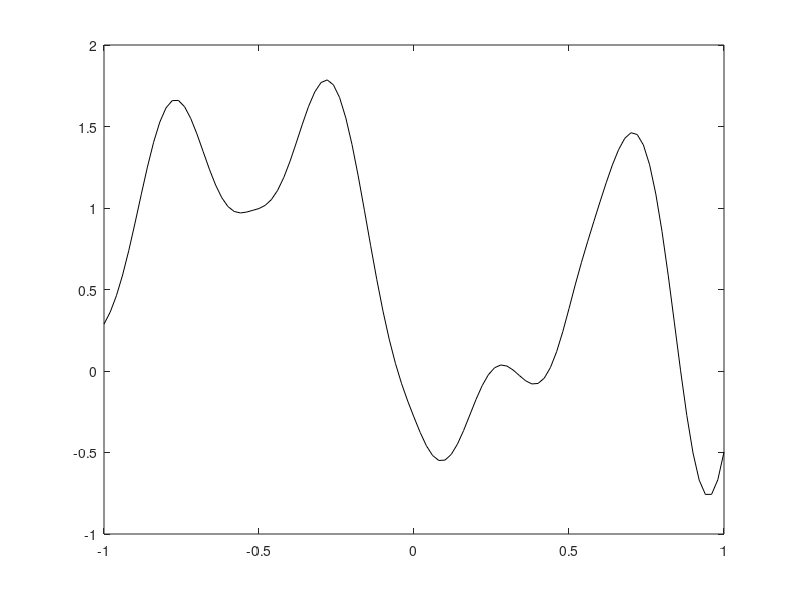
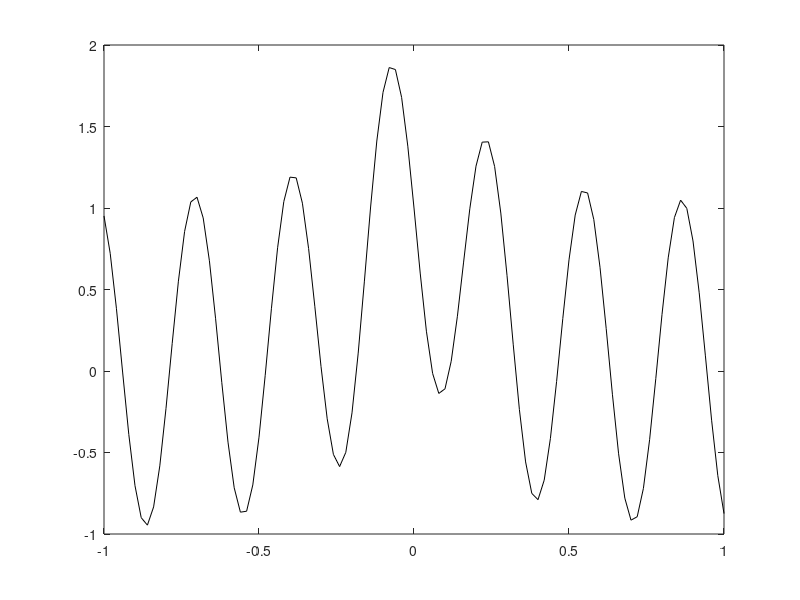

Reproduce these figures in MATLAB, in order. (Note: this script raises an error after producing the figures.)
clc
clear

f=@(x) abs(sin(6*x)).^3-cos(5*exp(x));
g=@(x) 1./(1+25*x.^2)-sin(20*x);
% T=@(i,N) -cos((i+1)./(N+2)*pi);
% t=0:100;t=T(t,100);
t=linspace(-1,1,101); % 采样点
figure(1);
plot(t,f(t),'k');hold on;
figure(2);
plot(t,g(t),'k');hold on;
ord=@(o,n) log(o/n)/log(2); % 误差阶函数
error1=zeros(1,4);error2=zeros(1,4);
for i=4:7
    N=2^i;
    [y_1,c_1]=chebyshevPolynomial(f,N,t);
    [y_2,c_2]=chebyshevPolynomial(g,N,t);
    figure(3);subplot(2,2,i-3)
    plot(t,real(y_1),'--');hold on;
    theorem_1(f,c_1,t,y_1,45460,3,i); % 验证定理1
    error1(i-3)=max(abs(y_1-f(t))); 
    figure(5);subplot(2,2,i-3)
    plot(t,real(y_2),'-.');hold on;
    theorem_2(g,c_2,t,y_2,2,(1+sqrt(26))/5,i); % 验证定理2
    error2(i-3)=max(abs(y_2-g(t)));
end

% 计算并输出误差阶
for i=1:4
    fprintf("%d & ",2^(i+3));
    if i==1
        fprintf("%.5e & %s & %.5e & %s %s\n",error1(i),'-',error2(i),'-','\\');
    else
        fprintf("%.5e & %.4f & %.5e & %.4f %s\n",error1(i),ord(error1(i-1),error1(i)),error2(i),ord(error2(i-1),error2(i)),'\\');
    end
end
